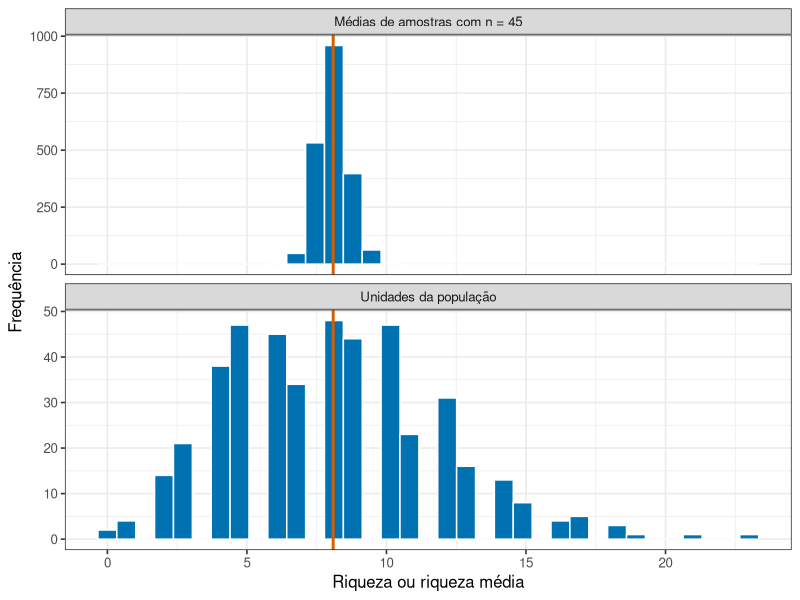
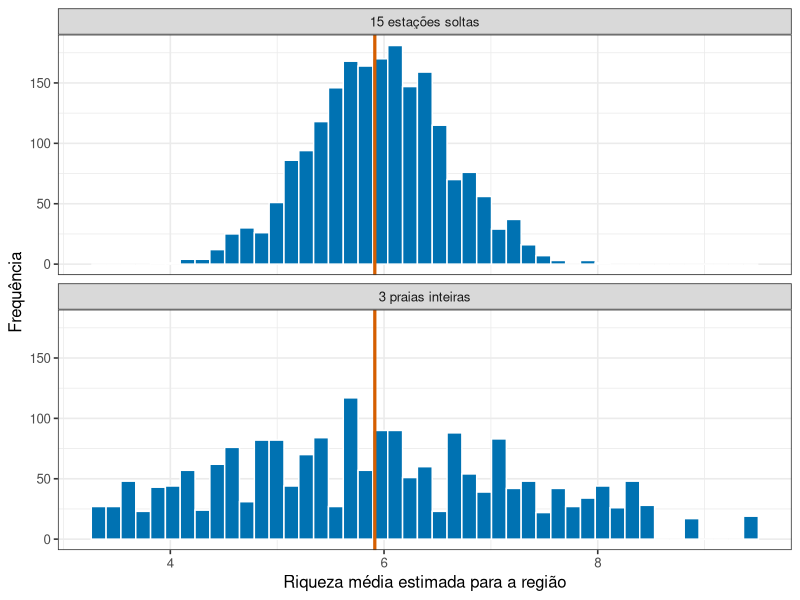
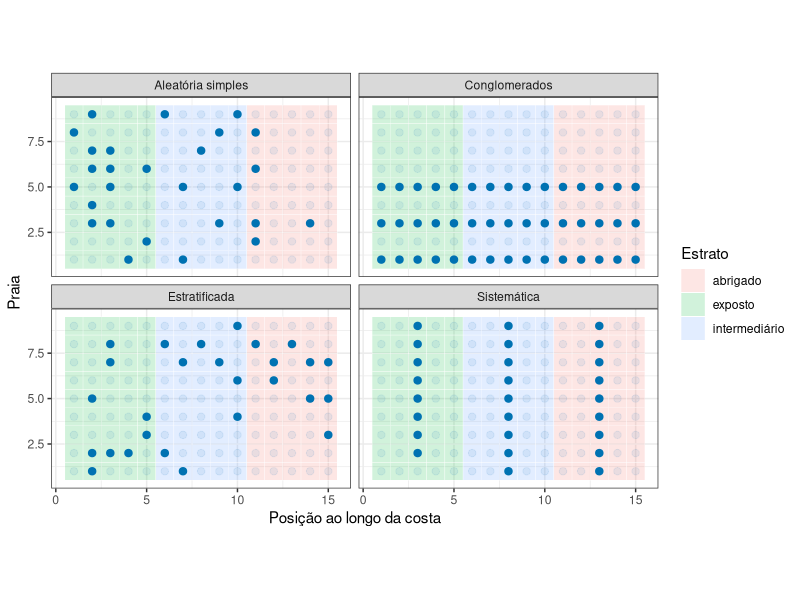
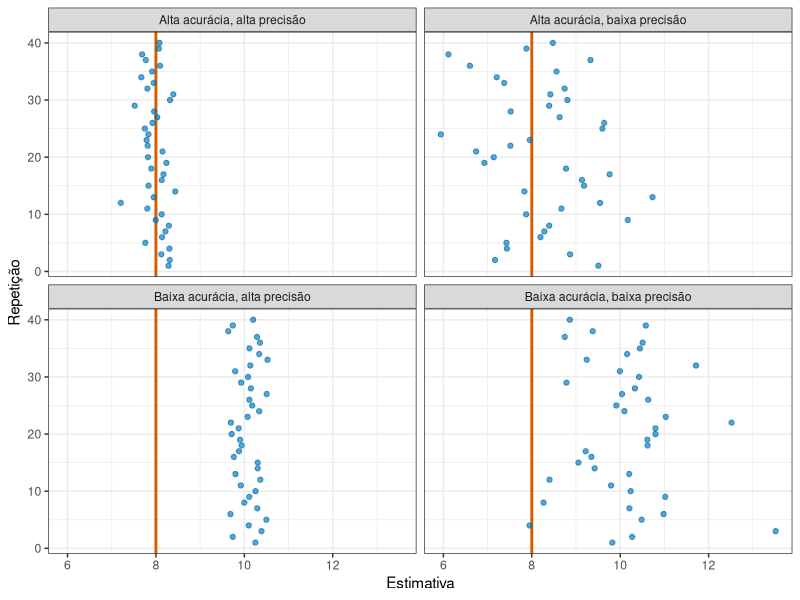

Recreate these plots in R, in order.
## ---- chunk 1
#| include: false
library(tidyverse)
theme_set(theme_bw(base_size = 12))
## ---- chunk 2
#| code-fold: true
#| code-summary: "Ver população, uma amostra e estimadores repetidos"
#| label: fig-pread02-populacao-estimadores
#| fig-cap: "Distribuição populacional e distribuição de médias obtida ao repetir amostras aleatórias simples. A linha laranja marca a média populacional."
#| fig-alt: "Dois histogramas. O primeiro mostra os valores de uma população finita; o segundo mostra muitas médias amostrais concentradas ao redor da média populacional."
#| fig-height: 4.2
library(tidyverse)

populacao <- tibble(
  estacao = 1:450,
  setor = rep(c("exposto", "intermediário", "abrigado"), each = 150),
  riqueza = c(
    rpois(150, lambda = 5),
    rpois(150, lambda = 8),
    rpois(150, lambda = 11)
  )
)

parametros <- populacao |>
  summarise(media = mean(riqueza), variancia = mean((riqueza - media)^2))

uma_amostra <- populacao |>
  slice_sample(n = 45)

estimadores <- tibble(
  repeticao = 1:2000,
  media = replicate(2000, mean(sample(populacao$riqueza, size = 45))),
  variancia = replicate(2000, var(sample(populacao$riqueza, size = 45)))
)

bind_rows(
  transmute(populacao, valor = riqueza, painel = "Unidades da população"),
  transmute(estimadores, valor = media, painel = "Médias de amostras com n = 45")
) |>
  ggplot(aes(x = valor)) +
  geom_histogram(bins = 35, fill = "#0072B2", colour = "white") +
  geom_vline(xintercept = parametros$media, colour = "#D55E00", linewidth = 1) +
  facet_wrap(~ painel, scales = "free_y", ncol = 1) +
  labs(x = "Riqueza ou riqueza média", y = "Frequência") +
  theme_bw(base_size = 12)

uma_amostra |>
  summarise(
    estimativa_media = mean(riqueza),
    estimativa_variancia = var(riqueza)
  )
## ---- chunk 3
#| code-fold: true
#| code-summary: "Ver a simulação das duas estratégias"
#| label: fig-pread02-estrategias
#| fig-cap: "Estimativas da riqueza média da região obtidas por duas estratégias de amostragem, ambas com 15 estações. A linha marca a riqueza média real da região."
#| fig-alt: "Dois histogramas empilhados na mesma escala. O das estações soltas é estreito e concentrado em torno da linha do valor real. O das praias inteiras é muito mais largo, com estimativas que vão de valores baixos a valores altos."
#| fig-height: 4

library(tidyverse)

praias <- tibble(
  praia = 1:9,
  media_praia = c(11, 10, 4, 3, 6, 3, 4, 4, 6)
)

regiao <- praias |>
  slice(rep(1:9, each = 5)) |>
  mutate(riqueza = pmax(0, rnorm(45, mean = media_praia, sd = 1.5)))

media_regiao <- mean(regiao$riqueza)

estimativas <- bind_rows(
  tibble(
    estrategia = "15 estações soltas",
    media = replicate(2000, mean(sample(regiao$riqueza, size = 15)))
  ),
  tibble(
    estrategia = "3 praias inteiras",
    media = replicate(2000, {
      sorteadas <- sample(1:9, size = 3)
      mean(regiao$riqueza[regiao$praia %in% sorteadas])
    })
  )
) |>
  mutate(estrategia = fct_relevel(estrategia, "15 estações soltas"))

ggplot(estimativas, aes(x = media)) +
  geom_histogram(bins = 45, fill = "#0072B2", colour = "white") +
  geom_vline(xintercept = media_regiao, colour = "#D55E00", linewidth = 1.1) +
  facet_wrap(~ estrategia, ncol = 1) +
  labs(x = "Riqueza média estimada para a região", y = "Frequência")
## ---- chunk 4
#| echo: false
espalhamento <- estimativas |>
  group_by(estrategia) |>
  summarise(desvio = sd(media))

sd_soltas <- formatC(espalhamento$desvio[1], format = "f", digits = 2, decimal.mark = ",")
sd_praias <- formatC(espalhamento$desvio[2], format = "f", digits = 2, decimal.mark = ",")
## ---- chunk 5
#| code-fold: true
#| code-summary: "Ver um sorteio simples em R"
library(tidyverse)

cadastro <- tibble(
  estacao = 1:45,
  setor = rep(c("exposto", "intermediário", "abrigado"), each = 15)
)

amostra_sorteada <- cadastro |>
  slice_sample(n = 15, replace = FALSE)

amostra_sorteada
## ---- chunk 6
#| code-fold: true
#| code-summary: "Ver quatro desenhos no mesmo cadastro"
#| label: fig-pread02-desenhos
#| fig-cap: "Unidades selecionadas por quatro desenhos em um cadastro espacial. Cores de fundo representam três estratos."
#| fig-alt: "Quatro painéis com uma grade de unidades. A amostra simples é dispersa ao acaso, a sistemática segue intervalo regular, a estratificada inclui unidades de todas as faixas e a amostra por conglomerados concentra unidades em poucos grupos."
#| fig-height: 5.2
library(tidyverse)

cadastro <- expand_grid(linha = 1:9, coluna = 1:15) |>
  mutate(
    id = row_number(),
    estrato = case_when(coluna <= 5 ~ "exposto",
                        coluna <= 10 ~ "intermediário",
                        TRUE ~ "abrigado"),
    conglomerado = linha
  )

inicio <- sample(1:9, 1)
conglomerados <- sample(unique(cadastro$conglomerado), 3)

selecoes <- bind_rows(
  cadastro |> mutate(desenho = "Aleatória simples", selecionada = id %in% sample(id, 27)),
  cadastro |> mutate(desenho = "Sistemática", selecionada = id %in% seq(inicio, n(), by = 5)),
  cadastro |>
    group_by(estrato) |>
    mutate(selecionada = id %in% sample(id, 9)) |>
    ungroup() |>
    mutate(desenho = "Estratificada"),
  cadastro |>
    mutate(desenho = "Conglomerados", selecionada = conglomerado %in% conglomerados)
)

ggplot(selecoes, aes(x = coluna, y = linha)) +
  geom_tile(aes(fill = estrato), alpha = 0.18, colour = "white") +
  geom_point(aes(alpha = selecionada), size = 2.2, colour = "#0072B2") +
  scale_alpha_manual(values = c(`TRUE` = 1, `FALSE` = 0.08), guide = "none") +
  facet_wrap(~ desenho, ncol = 2) +
  coord_equal() +
  labs(x = "Posição ao longo da costa", y = "Praia", fill = "Estrato") +
  theme_bw(base_size = 11)
## ---- chunk 7
#| code-fold: true
#| code-summary: "Ver acurácia e precisão em quatro cenários"
#| label: fig-pread02-acuracia-precisao
#| fig-cap: "Acurácia e precisão são propriedades diferentes. O alvo vertical é o parâmetro populacional."
#| fig-alt: "Quatro painéis de pontos em torno de uma linha vertical. Eles representam combinações de alta ou baixa precisão com alta ou baixa acurácia."
#| fig-height: 4.2
library(tidyverse)

alvo <- 8
cenarios <- tribble(
  ~cenario, ~centro, ~desvio,
  "Alta acurácia, alta precisão", 8, 0.25,
  "Alta acurácia, baixa precisão", 8, 1.20,
  "Baixa acurácia, alta precisão", 10, 0.25,
  "Baixa acurácia, baixa precisão", 10, 1.20
)

resultados <- cenarios |>
  reframe(estimativa = rnorm(40, centro, desvio), .by = c(cenario, centro, desvio)) |>
  mutate(repeticao = row_number(), .by = cenario)

ggplot(resultados, aes(x = estimativa, y = repeticao)) +
  geom_vline(xintercept = alvo, colour = "#D55E00", linewidth = 1) +
  geom_point(alpha = 0.65, colour = "#0072B2") +
  facet_wrap(~ cenario, ncol = 2) +
  labs(x = "Estimativa", y = "Repetição") +
  theme_bw(base_size = 11)
